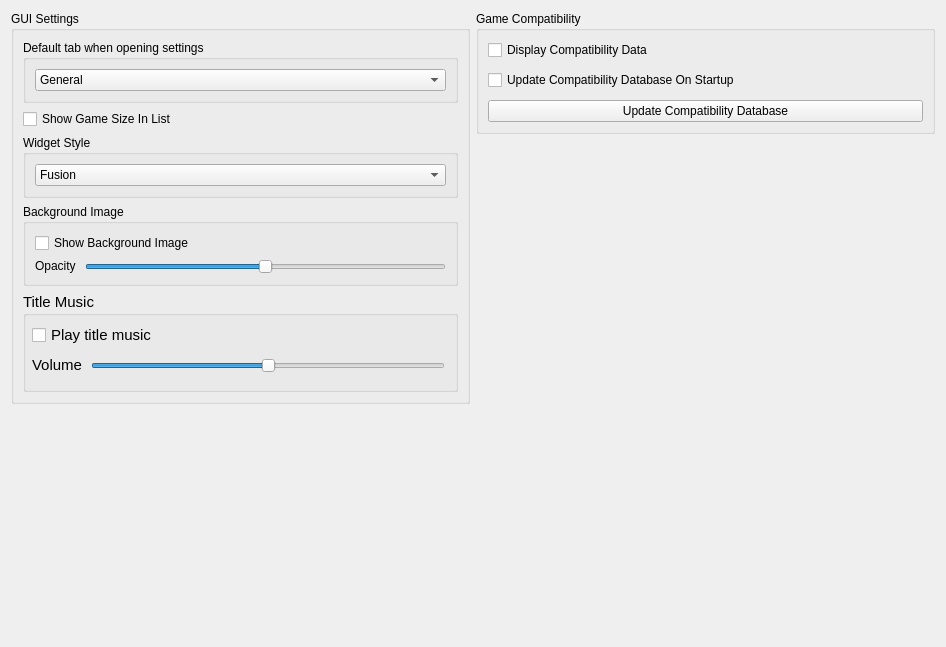
      <widget class="QWidget" name="guiTabContents">
       <property name="geometry">
        <rect>
         <x>0</x>
         <y>0</y>
         <width>946</width>
         <height>647</height>
        </rect>
       </property>
       <layout class="QVBoxLayout" name="guiTabVLayout" stretch="0">
        <item>
         <layout class="QHBoxLayout" name="horizontalLayout_1">
          <property name="leftMargin">
           <number>0</number>
          </property>
          <property name="topMargin">
           <number>0</number>
          </property>
          <item>
           <layout class="QVBoxLayout" name="GUITabLayoutMiddle" stretch="0,0">
            <property name="bottomMargin">
             <number>0</number>
            </property>
            <item>
             <widget class="QGroupBox" name="GUIgroupBox">
              <property name="sizePolicy">
               <sizepolicy hsizetype="Preferred" vsizetype="Maximum">
                <horstretch>0</horstretch>
                <verstretch>0</verstretch>
               </sizepolicy>
              </property>
              <property name="minimumSize">
               <size>
                <width>0</width>
                <height>0</height>
               </size>
              </property>
              <property name="title">
               <string>GUI Settings</string>
              </property>
              <layout class="QVBoxLayout" name="GUILayout">
               <property name="topMargin">
                <number>9</number>
               </property>
               <property name="bottomMargin">
                <number>9</number>
               </property>
               <item>
                <widget class="QGroupBox" name="chooseHomeTabGroupBox">
                 <property name="title">
                  <string>Default tab when opening settings</string>
                 </property>
                 <layout class="QVBoxLayout" name="tabSettingsLayout">
                  <item>
                   <widget class="QComboBox" name="chooseHomeTabComboBox">
                    <property name="sizePolicy">
                     <sizepolicy hsizetype="Preferred" vsizetype="Fixed">
                      <horstretch>0</horstretch>
                      <verstretch>0</verstretch>
                     </sizepolicy>
                    </property>
                    <item>
                     <property name="text">
                      <string>General</string>
                     </property>
                    </item>
                    <item>
                     <property name="text">
                      <string>GUI</string>
                     </property>
                    </item>
                    <item>
                     <property name="text">
                      <string>Graphics</string>
                     </property>
                    </item>
                    <item>
                     <property name="text">
                      <string>User</string>
                     </property>
                    </item>
                    <item>
                     <property name="text">
                      <string>Input</string>
                     </property>
                    </item>
                    <item>
                     <property name="text">
                      <string>Paths</string>
                     </property>
                    </item>
                    <item>
                     <property name="text">
                      <string>Debug</string>
                     </property>
                    </item>
                   </widget>
                  </item>
                 </layout>
                </widget>
               </item>
               <item>
                <widget class="QCheckBox" name="gameSizeCheckBox">
                 <property name="text">
                  <string>Show Game Size In List</string>
                 </property>
                </widget>
               </item>
               <item>
                <widget class="QGroupBox" name="widgetComboBox">
                 <property name="title">
                  <string>Widget Style</string>
                 </property>
                 <layout class="QVBoxLayout" name="verticalLayout_2">
                  <item>
                   <widget class="QComboBox" name="currentWidgetComboBox">
                    <item>
                     <property name="text">
                      <string>Fusion</string>
                     </property>
                    </item>
                    <item>
                     <property name="text">
                      <string>System</string>
                     </property>
                    </item>
                   </widget>
                  </item>
                 </layout>
                </widget>
               </item>
               <item>
                <widget class="QGroupBox" name="GUIBackgroundImageGroupBox">
                 <property name="sizePolicy">
                  <sizepolicy hsizetype="Expanding" vsizetype="Minimum">
                   <horstretch>0</horstretch>
                   <verstretch>0</verstretch>
                  </sizepolicy>
                 </property>
                 <property name="title">
                  <string>Background Image</string>
                 </property>
                 <layout class="QVBoxLayout" name="backgroundImageVLayout">
                  <item>
                   <widget class="QCheckBox" name="showBackgroundImageCheckBox">
                    <property name="sizePolicy">
                     <sizepolicy hsizetype="Minimum" vsizetype="Fixed">
                      <horstretch>0</horstretch>
                      <verstretch>0</verstretch>
                     </sizepolicy>
                    </property>
                    <property name="text">
                     <string>Show Background Image</string>
                    </property>
                   </widget>
                  </item>
                  <item>
                   <layout class="QHBoxLayout" name="opacityLayout">
                    <property name="spacing">
                     <number>9</number>
                    </property>
                    <item>
                     <widget class="QLabel" name="backgroundImageOpacityLabel">
                      <property name="sizePolicy">
                       <sizepolicy hsizetype="Maximum" vsizetype="Fixed">
                        <horstretch>0</horstretch>
                        <verstretch>0</verstretch>
                       </sizepolicy>
                      </property>
                      <property name="text">
                       <string>Opacity</string>
                      </property>
                     </widget>
                    </item>
                    <item>
                     <widget class="QSlider" name="backgroundImageOpacitySlider">
                      <property name="sizePolicy">
                       <sizepolicy hsizetype="Expanding" vsizetype="Fixed">
                        <horstretch>0</horstretch>
                        <verstretch>0</verstretch>
                       </sizepolicy>
                      </property>
                      <property name="minimum">
                       <number>0</number>
                      </property>
                      <property name="maximum">
                       <number>100</number>
                      </property>
                      <property name="value">
                       <number>50</number>
                      </property>
                      <property name="orientation">
                       <enum>Qt::Orientation::Horizontal</enum>
                      </property>
                     </widget>
                    </item>
                   </layout>
                  </item>
                 </layout>
                </widget>
               </item>
               <item>
                <widget class="QGroupBox" name="GUIMusicGroupBox">
                 <property name="sizePolicy">
                  <sizepolicy hsizetype="Expanding" vsizetype="Expanding">
                   <horstretch>0</horstretch>
                   <verstretch>0</verstretch>
                  </sizepolicy>
                 </property>
                 <property name="minimumSize">
                  <size>
                   <width>0</width>
                   <height>100</height>
                  </size>
                 </property>
                 <property name="maximumSize">
                  <size>
                   <width>16777215</width>
                   <height>16777215</height>
                  </size>
                 </property>
                 <property name="font">
                  <font>
                   <pointsize>11</pointsize>
                   <bold>false</bold>
                   <kerning>true</kerning>
                  </font>
                 </property>
                 <property name="autoFillBackground">
                  <bool>false</bool>
                 </property>
                 <property name="title">
                  <string>Title Music</string>
                 </property>
                 <property name="flat">
                  <bool>false</bool>
                 </property>
                 <widget class="QCheckBox" name="playBGMCheckBox">
                  <property name="geometry">
                   <rect>
                    <x>9</x>
                    <y>30</y>
                    <width>416</width>
                    <height>26</height>
                   </rect>
                  </property>
                  <property name="sizePolicy">
                   <sizepolicy hsizetype="Minimum" vsizetype="Fixed">
                    <horstretch>0</horstretch>
                    <verstretch>0</verstretch>
                   </sizepolicy>
                  </property>
                  <property name="text">
                   <string>Play title music</string>
                  </property>
                 </widget>
                 <widget class="QWidget" name="horizontalLayoutWidget">
                  <property name="geometry">
                   <rect>
                    <x>0</x>
                    <y>50</y>
                    <width>431</width>
                    <height>47</height>
                   </rect>
                  </property>
                  <layout class="QHBoxLayout" name="horizontalLayout">
                   <property name="spacing">
                    <number>9</number>
                   </property>
                   <property name="leftMargin">
                    <number>9</number>
                   </property>
                   <property name="topMargin">
                    <number>9</number>
                   </property>
                   <property name="rightMargin">
                    <number>9</number>
                   </property>
                   <property name="bottomMargin">
                    <number>9</number>
                   </property>
                   <item>
                    <widget class="QLabel" name="label_Volume">
                     <property name="sizePolicy">
                      <sizepolicy hsizetype="Maximum" vsizetype="Fixed">
                       <horstretch>0</horstretch>
                       <verstretch>0</verstretch>
                      </sizepolicy>
                     </property>
                     <property name="maximumSize">
                      <size>
                       <width>16777215</width>
                       <height>16777215</height>
                      </size>
                     </property>
                     <property name="text">
                      <string>Volume</string>
                     </property>
                    </widget>
                   </item>
                   <item>
                    <widget class="QSlider" name="BGMVolumeSlider">
                     <property name="sizePolicy">
                      <sizepolicy hsizetype="Expanding" vsizetype="Preferred">
                       <horstretch>0</horstretch>
                       <verstretch>0</verstretch>
                      </sizepolicy>
                     </property>
                     <property name="toolTip">
                      <string>Set the volume of the background music.</string>
                     </property>
                     <property name="maximum">
                      <number>100</number>
                     </property>
                     <property name="singleStep">
                      <number>10</number>
                     </property>
                     <property name="pageStep">
                      <number>20</number>
                     </property>
                     <property name="value">
                      <number>50</number>
                     </property>
                     <property name="orientation">
                      <enum>Qt::Orientation::Horizontal</enum>
                     </property>
                     <property name="invertedAppearance">
                      <bool>false</bool>
                     </property>
                     <property name="invertedControls">
                      <bool>false</bool>
                     </property>
                     <property name="tickPosition">
                      <enum>QSlider::TickPosition::NoTicks</enum>
                     </property>
                     <property name="tickInterval">
                      <number>10</number>
                     </property>
                    </widget>
                   </item>
                  </layout>
                 </widget>
                </widget>
               </item>
              </layout>
             </widget>
            </item>
            <item>
             <spacer name="verticalSpacer_7">
              <property name="orientation">
               <enum>Qt::Orientation::Vertical</enum>
              </property>
              <property name="sizeHint" stdset="0">
               <size>
                <width>20</width>
                <height>40</height>
               </size>
              </property>
             </spacer>
            </item>
           </layout>
          </item>
          <item>
           <layout class="QVBoxLayout" name="CompatTabLayoutRight" stretch="0,0">
            <property name="spacing">
             <number>6</number>
            </property>
            <property name="bottomMargin">
             <number>0</number>
            </property>
            <item>
             <widget class="QGroupBox" name="CompatgroupBox">
              <property name="sizePolicy">
               <sizepolicy hsizetype="Preferred" vsizetype="Preferred">
                <horstretch>0</horstretch>
                <verstretch>0</verstretch>
               </sizepolicy>
              </property>
              <property name="minimumSize">
               <size>
                <width>0</width>
                <height>0</height>
               </size>
              </property>
              <property name="baseSize">
               <size>
                <width>0</width>
                <height>0</height>
               </size>
              </property>
              <property name="title">
               <string>Game Compatibility</string>
              </property>
              <layout class="QVBoxLayout" name="CompatLayout">
               <property name="spacing">
                <number>10</number>
               </property>
               <property name="topMargin">
                <number>9</number>
               </property>
               <property name="bottomMargin">
                <number>9</number>
               </property>
               <item>
                <widget class="QCheckBox" name="enableCompatibilityCheckBox">
                 <property name="text">
                  <string>Display Compatibility Data</string>
                 </property>
                </widget>
               </item>
               <item>
                <widget class="QCheckBox" name="checkCompatibilityOnStartupCheckBox">
                 <property name="text">
                  <string>Update Compatibility Database On Startup</string>
                 </property>
                </widget>
               </item>
               <item>
                <widget class="QPushButton" name="updateCompatibilityButton">
                 <property name="sizePolicy">
                  <sizepolicy hsizetype="MinimumExpanding" vsizetype="Fixed">
                   <horstretch>0</horstretch>
                   <verstretch>0</verstretch>
                  </sizepolicy>
                 </property>
                 <property name="minimumSize">
                  <size>
                   <width>0</width>
                   <height>0</height>
                  </size>
                 </property>
                 <property name="maximumSize">
                  <size>
                   <width>16777215</width>
                   <height>16777215</height>
                  </size>
                 </property>
                 <property name="text">
                  <string>Update Compatibility Database</string>
                 </property>
                </widget>
               </item>
              </layout>
             </widget>
            </item>
            <item>
             <spacer name="verticalSpacer_6">
              <property name="orientation">
               <enum>Qt::Orientation::Vertical</enum>
              </property>
              <property name="sizeHint" stdset="0">
               <size>
                <width>20</width>
                <height>40</height>
               </size>
              </property>
             </spacer>
            </item>
           </layout>
          </item>
         </layout>
        </item>
       </layout>
      </widget>
